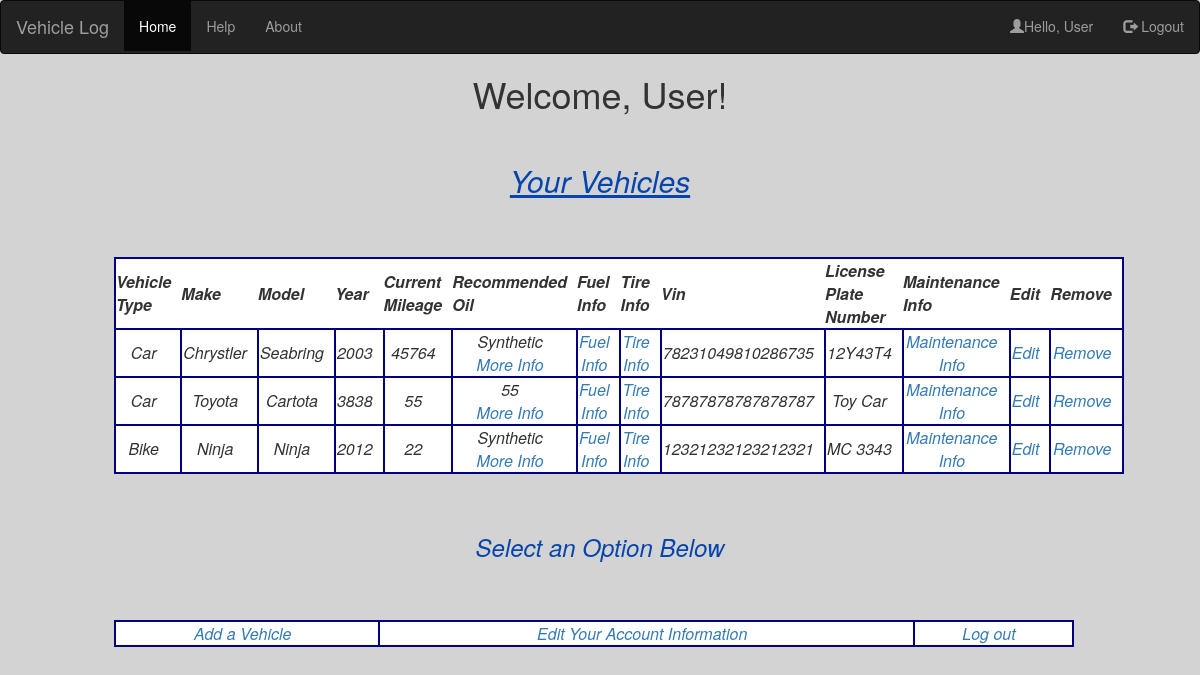
Screenshot of /homepage.php (signed in) with the database file from the repository.
### tables this page shows
CREATE TABLE IF NOT EXISTS `vehicle` (
  `vehicle_id` int(5) NOT NULL AUTO_INCREMENT,
  `user_id` int(5) NOT NULL,
  `type` varchar(10) NOT NULL,
  `make` varchar(10) NOT NULL,
  `model` varchar(10) NOT NULL,
  `year` int(4) NOT NULL,
  `current_mileage` int(7) NOT NULL,
  `oil_recommended` varchar(10) NOT NULL,
  `tire_size` varchar(5) NOT NULL,
  `vin` varchar(18) NOT NULL,
  `license_plate_no` varchar(7) NOT NULL,
  PRIMARY KEY (`vehicle_id`)
);

### homepage.php (the view, shortened to what this page needs)
<?php
	require('config.php');
	$user_id = $_SESSION['user_id'];
	$sql_query = "SELECT * FROM `vehicle` WHERE `user_id` = '$user_id'";
	$result = mysqli_query($db_connect, $sql_query);
?>
<!DOCTYPE>
<html>
	<head>
    <link href="css/bootstrap.min.css" rel="stylesheet">
    <link href="../../dist/css/bootstrap.min.css" rel="stylesheet">
    <link href="styleSheet.css" rel="stylesheet">
	</head>
	<body>
     <nav class="navbar navbar-inverse">
  <div class="container-fluid">
    <div class="navbar-header">
      <a class="navbar-brand" href="#">Vehicle Log</a>
    </div>
    <ul class="nav navbar-nav">
      <li class="active"><a href="homepage.php">Home</a></li>
      <li><a href="user_help.php">Help</a></li>
      <li><a href="user_about.php">About</a></li>
    </ul>
    <ul class="nav navbar-nav navbar-right">
      <li><a href="#"><span class="glyphicon glyphicon-user"></span>Hello, <?php echo $_SESSION['username'];?></a></li>
      <li><a href="login.php"><span class="glyphicon glyphicon-log-out"></span> Logout</a></li>
  </div>
</nav>
		<h1 style="text-align: center;">Welcome, <?php echo $_SESSION['username'];?>!</h1><br>
		<main>
			<table>
				<h2 style="text-align: center; text-decoration: underline;"><em>Your Vehicles</em></h2>
				<?php
					echo "<tr>";
					echo "<th>Vehicle Type</th>";
					echo "<th>Make</th>";
					echo "<th>Model</th>";
					echo "<th>Year</th>";
					echo "<th>Current Mileage</th>";
					echo "<th>Recommended Oil</th>";
					echo "<th>Fuel Info</th>";
					echo "<th>Tire Info</th>";
					echo "<th>Vin</th>";
					echo "<th>License Plate Number</th>";
					echo "<th>Maintenance Info</th>";
					echo "<th>Edit</th>";
					echo "<th>Remove</th>";
					echo "</tr>";
					while($row = mysqli_fetch_assoc($result)) {
						echo "<tr>";
						echo '<form action ="a_edit_records_vehicle.php" method="post">';
						echo "<td>" . $row['type'] . "</td>";
						echo "<td>" . $row['make'] . "</td>";
						echo "<td>" . $row['model'] . "</td>";
						echo "<td>" . $row['year'] . "</td>";
						echo "<td>" . $row['current_mileage'] . "</td>";
						echo "<td>" . $row['oil_recommended'] . "<br><a href= user_vehicle_oil.php?edit=" . $row['vehicle_id'] . ">More Info</a></td>";
						echo "<td><a href= user_vehicle_fuel.php?edit=" . $row['vehicle_id'] . ">Fuel Info</a></td>";
						echo "<td><a href= user_vehicle_tire.php?edit=" . $row['vehicle_id'] . ">Tire Info</a></td>";
						echo "<td>" . $row['vin'] . "</td>";
						echo "<td>" . $row['license_plate_no'] . "</td>";
						echo "<td><a href= user_vehicle_maintenance.php?edit=" . $row['vehicle_id'] . ">Maintenance Info</a></td>";
						echo "<td><a href= user_vehicle_editing.php?edit=" . $row['vehicle_id'] . ">Edit</a></td>";
						echo "<td><a href= user_vehicle_delete.php?edit=" . $row['vehicle_id'] . ">Remove</a></td>";
						echo "</tr>";
					}
				?>
			</table>
			<p><h3 style="text-align: center;"><em>Select an Option Below</em></h3></p>
			<table>
				<tr>
					<td><a href ="user_vehicle.php">Add a Vehicle</a></td>
					<td><a href ="edit_records.php">Edit Your Account Information</a></td>
					<td><a href ="login.php">Log out</a></td>
				</tr>
			</table>
		</main>
	</body>
</html>

### styleSheet.css (style rules this page uses)
body { text-align: center; background: #D3D3D3; }
h2 { color: #0645AD; }
h3 { color: #0645AD; }
table { border: solid 2px navy; font-style: italic; margin: 5% 5% 5% 9.5%; text-align: center; width: 80%; }
tr a { text-decoration: none; }
td { background: white; border: solid 2px navy; padding-right: 10px; padding-left: 1px; }
th { padding-right: 10px; }
tr { background: white; border: solid 2px navy; }
ul li { padding-bottom: 1%; }

### rows the page displays
vehicle: type "Car", make "Chrystler", model "Seabring", year "2003", current_mileage "45764", oil_recommended "Synthetic", vin "78231049810286735", license_plate_no "12Y43T4"
vehicle: type "Car", make "Toyota", model "Cartota", year "3838", current_mileage "55", oil_recommended "55", vin "78787878787878787", license_plate_no "Toy Car"
vehicle: type "Bike", make "Ninja", model "Ninja", year "2012", current_mileage "22", oil_recommended "Synthetic", vin "12321232123212321", license_plate_no "MC 3343"

### other values shown
$_SESSION['username'] "User"
